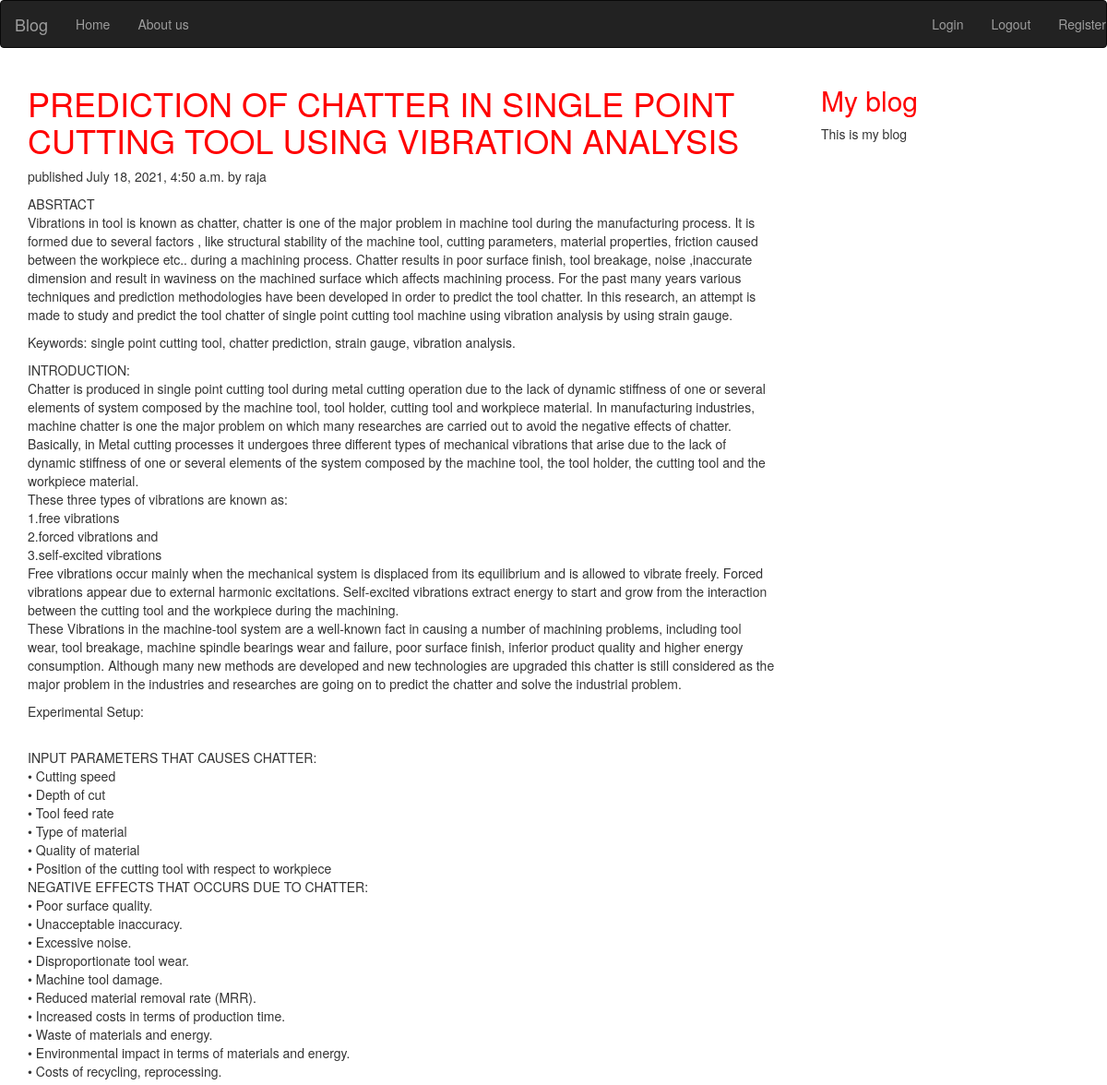
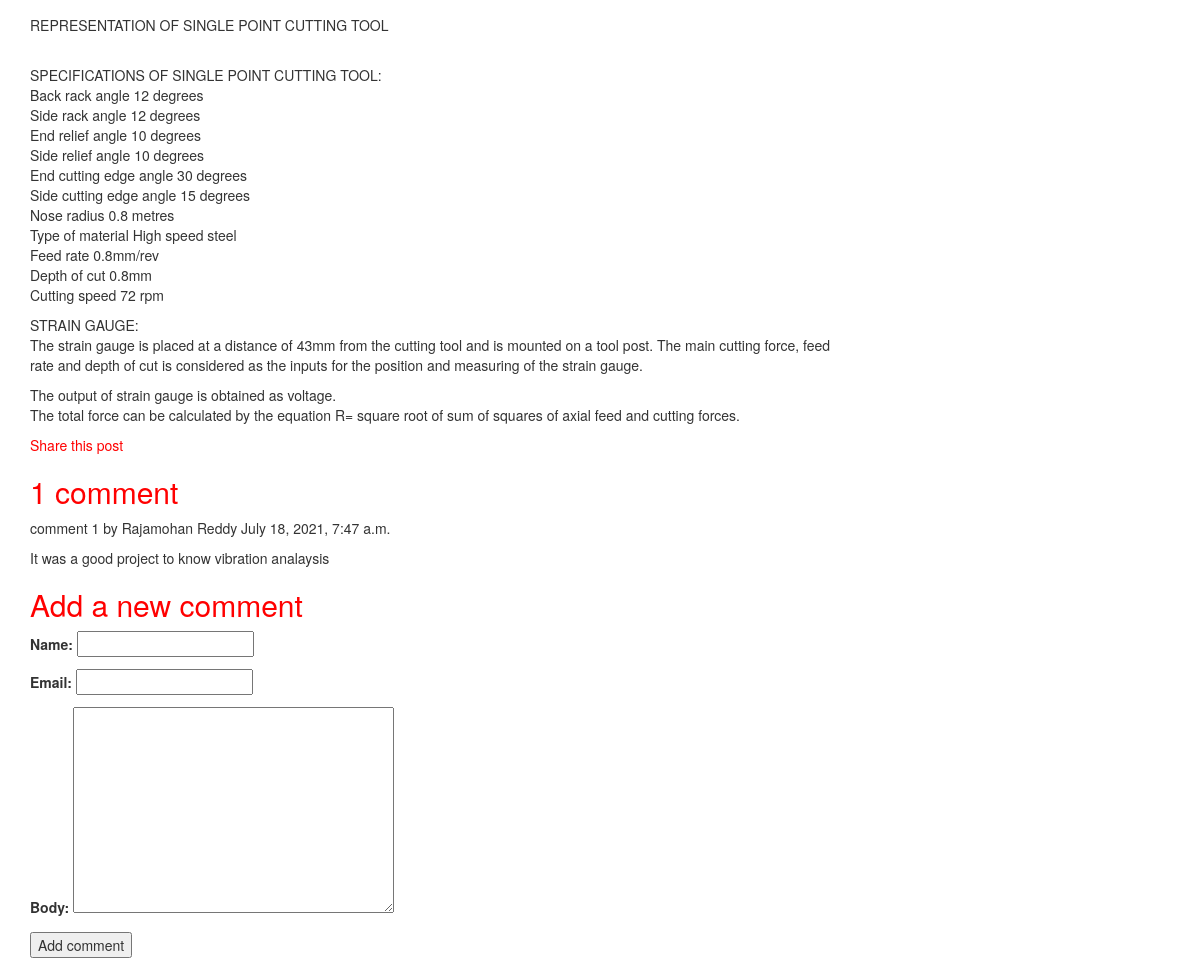
/2021/7/18/prediction-of-chatter-in-single-point-cutting-tool-using-vibration-analysis/, run on the app's committed database (2 pictures, top to bottom).
### blog/models.py (models this page shows, shortened)
class Post(models.Model):
    STATUS_CHOICES= (('draft','Draft'),('published','Published'),)
    title = models.CharField(max_length=250)
    slug = models.SlugField(max_length=250, unique_for_date='publish')
    author = models.ForeignKey(User,on_delete=models.CASCADE,related_name='blog_posts')
    body = models.TextField()
    publish = models.DateTimeField(default=timezone.now)
    created = models.DateTimeField(auto_now_add=True)
    updated = models.DateTimeField(auto_now=True)
    status = models.CharField(max_length=10,choices=STATUS_CHOICES,default='draft')
    objects = models.Manager()
    published = PublishedManager()
    tags=TaggableManager()
    class Meta:
        ordering = ('-publish',)

class Comments(models.Model):
    post = models.ForeignKey(Post,on_delete=models.CASCADE,related_name='comments')
    name= models.CharField(max_length=88)
    email = models.EmailField()
    body = models.TextField()
    created = models.DateTimeField(auto_now_add=True)
    updated = models.DateTimeField(auto_now=True)
    active = models.BooleanField(default=True)
    class Meta:
        ordering =('created',)

### blog/views.py (the view)
# urls.py: path('<int:year>/<int:month>/<int:day>/<slug:post>/', views.post_detail, name='post_detail'),
def post_detail(request,year,month,day,post):
    post = get_object_or_404(Post,slug=post, status='published',
                             publish__year=year,publish__month=month,
                            publish__day=day )
    comments = post.comments.filter(active=True)
    new_comment = None
    if request.method == 'POST':
        comment_form = CommentForm(data=request.POST)
        if comment_form.is_valid():
            new_comment = comment_form.save(commit=False)
            new_comment.post = post
            new_comment.save()
    else:
        comment_form = CommentForm()
    return render(request,'blog/post_detail.html',{'post':post,'comments':comments,
                   'new_comment':new_comment,
                   'comment_form':comment_form})

### blog/forms.py
class CommentForm(forms.ModelForm):
    class Meta:
        model= Comments
        fields= ('name','email','body')

### templates/blog/post_detail.html (shortened to what this page needs)
{% extends 'blog/base.html' %}
{% block content %}
 <h1>{{ post.title }}</h1>
 <p class="date">
   published {{ post.publish}} by {{ post.author }}
 </p>
 {{ post.body|linebreaks }}
 <p>
  <a href="{% url "post_share" post.id %}">Share this post</a>
 </p>
 {% with comments.count as total_comments %}
<h2>
  {{ total_comments }} comment {{ total_comments|pluralize }}
</h2>
{% endwith %}
{% for comment in comments %}
<div class="comment">
  <p class= "info">
    comment {{ forloop.counter }} by {{ comment.name }} {{ comment.created }}
  </p>
  {{ comment.body|linebreaks}}
</div>
 {% empty %}
 <p>There are no comments yet</p>
{% endfor %}
{% if new_comment %}
<h2>Your comment has been added</h2>
{% else %}
 <h2>Add a new comment</h2>
<form method="post">
  {{ comment_form.as_p }}
  <p><input type="submit" name="" value="Add comment"></p>
</form>
{% endif %}
{% endblock %}

### static/css/blog.css (style rules this page uses)
body { background-color: red; }

### templates/blog/base.html (style rules this page uses)
h1,h2 { color: red; }
a[href] { color: red; }
body { background: url('https://images.unsplash.com/photo-1511184150666-9bb7d41a88f4?ixid=MnwxMjA3fDB8MHxwaG90by1wYWdlfHx8fGVufDB8fHx8&ixlib=rb-1.2.1&auto=format&fit=crop&w=1950&q=80'); background-repeat: no-repeat; background-size: cover; }

### data on the page
Post: title "PREDICTION OF CHATTER IN SINGLE POINT CUTTING TOOL USING VIBRATION ANALYSIS", publish "July 18, 2021, 4:50 a.m.", author "raja", body "ABSRTACT Vibrations in tool is known as chatter, chatter is one of the major problem in machine tool during the manufacturing process. It is formed due to several factors , like structural stability of the machine tool, cutting parameters, material properties, friction caused between the workpiece etc.. during a machining process. Chatter results in poor surface finish, tool breakage, noise ,inaccurate dimension and result in waviness on the machined surface which affects machining process. For the past many years various techniques and prediction methodologies have been developed in order to predict the tool chatter. In this research, an attempt is made to study and predict the tool…"
Comments: name "Rajamohan Reddy", created "July 18, 2021, 7:47 a.m.", body "It was a good project to know vibration analaysis"

### other printed values
{{ total_comments }} "1"
